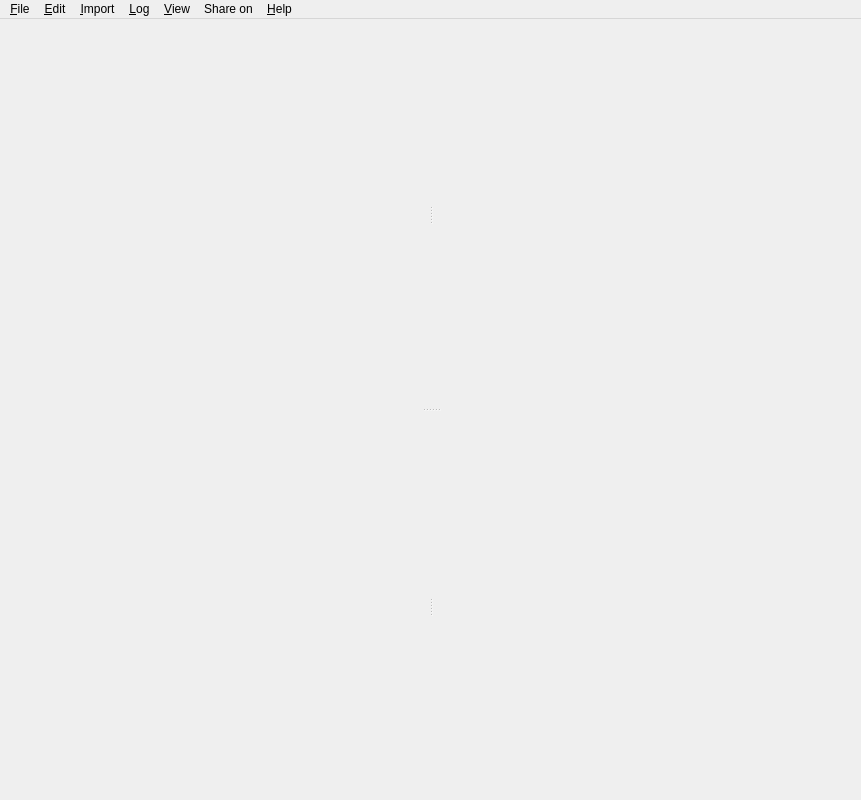
<?xml version="1.0" encoding="UTF-8"?>
<ui version="4.0">
 <class>MainWindow</class>
 <widget class="QMainWindow" name="MainWindow">
  <property name="geometry">
   <rect>
    <x>0</x>
    <y>0</y>
    <width>861</width>
    <height>800</height>
   </rect>
  </property>
  <widget class="QWidget" name="centralwidget">
   <layout class="QVBoxLayout" name="fullWindowLayout">
    <property name="spacing">
     <number>0</number>
    </property>
    <property name="leftMargin">
     <number>0</number>
    </property>
    <property name="topMargin">
     <number>0</number>
    </property>
    <property name="rightMargin">
     <number>0</number>
    </property>
    <property name="bottomMargin">
     <number>0</number>
    </property>
    <item>
     <widget class="MultiFilter" name="multiFilter" native="true"/>
    </item>
    <item>
     <widget class="QSplitter" name="mainSplitter">
      <property name="orientation">
       <enum>Qt::Vertical</enum>
      </property>
      <widget class="QSplitter" name="topSplitter">
       <property name="orientation">
        <enum>Qt::Horizontal</enum>
       </property>
       <widget class="QStackedWidget" name="topLeft"/>
       <widget class="QStackedWidget" name="topRight"/>
      </widget>
      <widget class="QSplitter" name="bottomSplitter">
       <property name="orientation">
        <enum>Qt::Horizontal</enum>
       </property>
       <widget class="QStackedWidget" name="bottomLeft"/>
       <widget class="QStackedWidget" name="bottomRight"/>
      </widget>
     </widget>
    </item>
    <item>
     <widget class="NotificationWidget" name="mainErrorMessage" native="true"/>
    </item>
   </layout>
  </widget>
  <widget class="QMenuBar" name="menubar">
   <property name="geometry">
    <rect>
     <x>0</x>
     <y>0</y>
     <width>861</width>
     <height>19</height>
    </rect>
   </property>
   <widget class="QMenu" name="menuFile">
    <property name="title">
     <string>&amp;File</string>
    </property>
    <addaction name="actionNew"/>
    <addaction name="actionOpen"/>
    <addaction name="actionSave"/>
    <addaction name="actionSaveAs"/>
    <addaction name="actionCloudstorageopen"/>
    <addaction name="actionCloudstoragesave"/>
    <addaction name="actionCloudOnline"/>
    <addaction name="separator"/>
    <addaction name="actionClose"/>
    <addaction name="actionExport"/>
    <addaction name="actionPrint"/>
    <addaction name="actionPreferences"/>
    <addaction name="separator"/>
    <addaction name="actionHash_images"/>
    <addaction name="actionConfigure_Dive_Computer"/>
    <addaction name="actionQuit"/>
   </widget>
   <widget class="QMenu" name="menuLog">
    <property name="title">
     <string>&amp;Log</string>
    </property>
    <addaction name="actionAddDive"/>
    <addaction name="actionEditDive"/>
    <addaction name="actionDivePlanner"/>
    <addaction name="actionReplanDive"/>
    <addaction name="separator"/>
    <addaction name="copy"/>
    <addaction name="paste"/>
    <addaction name="separator"/>
    <addaction name="actionRenumber"/>
    <addaction name="actionAutoGroup"/>
    <addaction name="separator"/>
    <addaction name="actionEditDeviceNames"/>
    <addaction name="actionFilterTags"/>
    <addaction name="separator"/>
    <addaction name="actionEquipmentTracker"/>
   </widget>
   <widget class="QMenu" name="menuView">
    <property name="title">
     <string>&amp;View</string>
    </property>
    <addaction name="actionViewAll"/>
    <addaction name="actionViewList"/>
    <addaction name="actionViewProfile"/>
    <addaction name="actionViewInfo"/>
    <addaction name="actionViewMap"/>
    <addaction name="separator"/>
    <addaction name="actionYearlyStatistics"/>
    <addaction name="actionPreviousDC"/>
    <addaction name="actionNextDC"/>
    <addaction name="separator"/>
    <addaction name="actionFullScreen"/>
   </widget>
   <widget class="QMenu" name="menuHelp">
    <property name="title">
     <string>&amp;Help</string>
    </property>
    <addaction name="actionAboutSubsurface"/>
    <addaction name="action_Check_for_Updates"/>
    <addaction name="actionUserSurvey"/>
    <addaction name="actionUserManual"/>
   </widget>
   <widget class="QMenu" name="menuImport">
    <property name="title">
     <string>&amp;Import</string>
    </property>
    <addaction name="actionDownloadDC"/>
    <addaction name="actionImportDiveLog"/>
    <addaction name="actionDownloadWeb"/>
    <addaction name="actionDivelogs_de"/>
   </widget>
   <widget class="QMenu" name="menu_Edit">
    <property name="title">
     <string>&amp;Edit</string>
    </property>
   </widget>
   <widget class="QMenu" name="menuShare_on">
    <property name="title">
     <string>Share on</string>
    </property>
    <addaction name="separator"/>
   </widget>
   <addaction name="menuFile"/>
   <addaction name="menu_Edit"/>
   <addaction name="menuImport"/>
   <addaction name="menuLog"/>
   <addaction name="menuView"/>
   <addaction name="menuShare_on"/>
   <addaction name="menuHelp"/>
  </widget>
  <action name="actionNew">
   <property name="text">
    <string>&amp;New logbook</string>
   </property>
   <property name="toolTip">
    <string>New</string>
   </property>
   <property name="shortcut">
    <string notr="true">Ctrl+N</string>
   </property>
  </action>
  <action name="actionOpen">
   <property name="text">
    <string>&amp;Open logbook</string>
   </property>
   <property name="toolTip">
    <string>Open</string>
   </property>
   <property name="shortcut">
    <string notr="true">Ctrl+O</string>
   </property>
  </action>
  <action name="actionSave">
   <property name="text">
    <string>&amp;Save</string>
   </property>
   <property name="toolTip">
    <string>Save</string>
   </property>
   <property name="shortcut">
    <string notr="true">Ctrl+S</string>
   </property>
  </action>
  <action name="actionSaveAs">
   <property name="text">
    <string>Sa&amp;ve as</string>
   </property>
   <property name="toolTip">
    <string>Save as</string>
   </property>
   <property name="shortcut">
    <string notr="true">Ctrl+Shift+S</string>
   </property>
  </action>
  <action name="actionClose">
   <property name="text">
    <string>&amp;Close</string>
   </property>
   <property name="toolTip">
    <string>Close</string>
   </property>
   <property name="shortcut">
    <string notr="true">Ctrl+W</string>
   </property>
  </action>
  <action name="actionPrint">
   <property name="text">
    <string>&amp;Print</string>
   </property>
   <property name="shortcut">
    <string notr="true">Ctrl+P</string>
   </property>
  </action>
  <action name="actionPreferences">
   <property name="text">
    <string>P&amp;references</string>
   </property>
   <property name="shortcut">
    <string notr="true">Ctrl+,</string>
   </property>
   <property name="menuRole">
    <enum>QAction::PreferencesRole</enum>
   </property>
  </action>
  <action name="actionQuit">
   <property name="text">
    <string>&amp;Quit</string>
   </property>
   <property name="shortcut">
    <string notr="true">Ctrl+Q</string>
   </property>
   <property name="menuRole">
    <enum>QAction::QuitRole</enum>
   </property>
  </action>
  <action name="actionDownloadDC">
   <property name="text">
    <string>Import from &amp;dive computer</string>
   </property>
   <property name="shortcut">
    <string notr="true">Ctrl+D</string>
   </property>
  </action>
  <action name="actionDownloadWeb">
   <property name="text">
    <string>Import &amp;GPS data from Subsurface web service</string>
   </property>
   <property name="shortcut">
    <string notr="true">Ctrl+G</string>
   </property>
  </action>
  <action name="actionEditDeviceNames">
   <property name="text">
    <string>Edit device &amp;names</string>
   </property>
  </action>
  <action name="actionAddDive">
   <property name="text">
    <string>&amp;Add dive</string>
   </property>
   <property name="shortcut">
    <string notr="true">Ctrl++</string>
   </property>
  </action>
  <action name="actionEditDive">
   <property name="text">
    <string>&amp;Edit dive</string>
   </property>
  </action>
  <action name="copy">
   <property name="text">
    <string>&amp;Copy dive components</string>
   </property>
   <property name="shortcut">
    <string notr="true">Ctrl+C</string>
   </property>
  </action>
  <action name="paste">
   <property name="text">
    <string>&amp;Paste dive components</string>
   </property>
   <property name="shortcut">
    <string notr="true">Ctrl+V</string>
   </property>
  </action>
  <action name="actionRenumber">
   <property name="text">
    <string>&amp;Renumber</string>
   </property>
   <property name="shortcut">
    <string notr="true">Ctrl+R</string>
   </property>
  </action>
  <action name="actionAutoGroup">
   <property name="checkable">
    <bool>true</bool>
   </property>
   <property name="text">
    <string>Auto &amp;group</string>
   </property>
  </action>
  <action name="actionYearlyStatistics">
   <property name="text">
    <string>&amp;Yearly statistics</string>
   </property>
   <property name="shortcut">
    <string notr="true">Ctrl+Y</string>
   </property>
  </action>
  <action name="actionViewList">
   <property name="text">
    <string>&amp;Dive list</string>
   </property>
   <property name="shortcut">
    <string notr="true">Ctrl+2</string>
   </property>
  </action>
  <action name="actionViewProfile">
   <property name="text">
    <string>&amp;Profile</string>
   </property>
   <property name="shortcut">
    <string notr="true">Ctrl+3</string>
   </property>
  </action>
  <action name="actionViewInfo">
   <property name="text">
    <string>&amp;Info</string>
   </property>
   <property name="shortcut">
    <string notr="true">Ctrl+4</string>
   </property>
  </action>
  <action name="actionViewAll">
   <property name="text">
    <string>&amp;All</string>
   </property>
   <property name="shortcut">
    <string notr="true">Ctrl+1</string>
   </property>
  </action>
  <action name="actionPreviousDC">
   <property name="text">
    <string>P&amp;revious DC</string>
   </property>
   <property name="shortcut">
    <string notr="true">Left</string>
   </property>
  </action>
  <action name="actionNextDC">
   <property name="text">
    <string>&amp;Next DC</string>
   </property>
   <property name="shortcut">
    <string notr="true">Right</string>
   </property>
  </action>
  <action name="actionAboutSubsurface">
   <property name="text">
    <string>&amp;About Subsurface</string>
   </property>
   <property name="menuRole">
    <enum>QAction::AboutRole</enum>
   </property>
  </action>
  <action name="actionUserManual">
   <property name="text">
    <string>User &amp;manual</string>
   </property>
   <property name="shortcut">
    <string notr="true">F1</string>
   </property>
  </action>
  <action name="actionViewMap">
   <property name="text">
    <string>&amp;Map</string>
   </property>
   <property name="shortcut">
    <string notr="true">Ctrl+5</string>
   </property>
  </action>
  <action name="actionDivePlanner">
   <property name="text">
    <string>P&amp;lan dive</string>
   </property>
   <property name="shortcut">
    <string notr="true">Ctrl+L</string>
   </property>
  </action>
  <action name="actionImportDiveLog">
   <property name="text">
    <string>&amp;Import log files</string>
   </property>
   <property name="toolTip">
    <string>Import divelog files from other applications</string>
   </property>
   <property name="shortcut">
    <string notr="true">Ctrl+I</string>
   </property>
  </action>
  <action name="actionDivelogs_de">
   <property name="text">
    <string>Import &amp;from divelogs.de</string>
   </property>
  </action>
  <action name="actionFullScreen">
   <property name="checkable">
    <bool>true</bool>
   </property>
   <property name="text">
    <string>&amp;Full screen</string>
   </property>
   <property name="toolTip">
    <string>Toggle full screen</string>
   </property>
   <property name="shortcut">
    <string notr="true">F11</string>
   </property>
  </action>
  <action name="action_Check_for_Updates">
   <property name="text">
    <string>&amp;Check for updates</string>
   </property>
  </action>
  <action name="actionExport">
   <property name="text">
    <string>&amp;Export</string>
   </property>
   <property name="toolTip">
    <string>Export dive logs</string>
   </property>
   <property name="shortcut">
    <string notr="true">Ctrl+E</string>
   </property>
  </action>
  <action name="actionConfigure_Dive_Computer">
   <property name="text">
    <string>Configure &amp;dive computer</string>
   </property>
   <property name="shortcut">
    <string notr="true">Ctrl+Shift+C</string>
   </property>
   <property name="menuRole">
    <enum>QAction::NoRole</enum>
   </property>
  </action>
  <action name="actionReplanDive">
   <property name="text">
    <string>Edit &amp;dive in planner</string>
   </property>
  </action>
  <action name="profPO2">
   <property name="checkable">
    <bool>true</bool>
   </property>
   <property name="icon">
    <iconset>
     <normaloff>:pp-o2-icon</normaloff>:pp-o2-icon</iconset>
   </property>
   <property name="text">
    <string>Toggle pO₂ graph</string>
   </property>
  </action>
  <action name="profPn2">
   <property name="checkable">
    <bool>true</bool>
   </property>
   <property name="icon">
    <iconset>
     <normaloff>:pp-n2-icon</normaloff>:pp-n2-icon</iconset>
   </property>
   <property name="text">
    <string>Toggle pN₂ graph</string>
   </property>
  </action>
  <action name="profPhe">
   <property name="checkable">
    <bool>true</bool>
   </property>
   <property name="icon">
    <iconset>
     <normaloff>:pp-he-icon</normaloff>:pp-he-icon</iconset>
   </property>
   <property name="text">
    <string>Toggle pHe graph</string>
   </property>
  </action>
  <action name="profDcCeiling">
   <property name="checkable">
    <bool>true</bool>
   </property>
   <property name="icon">
    <iconset>
     <normaloff>:ceiling-dc-icon</normaloff>:ceiling-dc-icon</iconset>
   </property>
   <property name="text">
    <string>Toggle DC reported ceiling</string>
   </property>
  </action>
  <action name="profCalcCeiling">
   <property name="checkable">
    <bool>true</bool>
   </property>
   <property name="icon">
    <iconset>
     <normaloff>:ceiling-calculated-icon</normaloff>:ceiling-calculated-icon</iconset>
   </property>
   <property name="text">
    <string>Toggle calculated ceiling</string>
   </property>
  </action>
  <action name="profCalcAllTissues">
   <property name="checkable">
    <bool>true</bool>
   </property>
   <property name="icon">
    <iconset>
     <normaloff>:ceiling-tissues-icon</normaloff>:ceiling-tissues-icon</iconset>
   </property>
   <property name="text">
    <string>Toggle calculating all tissues</string>
   </property>
  </action>
  <action name="profIncrement3m">
   <property name="checkable">
    <bool>true</bool>
   </property>
   <property name="icon">
    <iconset>
     <normaloff>:ceiling-increments-icon</normaloff>:ceiling-increments-icon</iconset>
   </property>
   <property name="text">
    <string>Toggle calculated ceiling with 3m increments</string>
   </property>
  </action>
  <action name="profHR">
   <property name="checkable">
    <bool>true</bool>
   </property>
   <property name="icon">
    <iconset>
     <normaloff>:rate-heart-icon</normaloff>:rate-heart-icon</iconset>
   </property>
   <property name="text">
    <string>Toggle heart rate</string>
   </property>
  </action>
  <action name="profMod">
   <property name="checkable">
    <bool>true</bool>
   </property>
   <property name="icon">
    <iconset>
     <normaloff>:depth-mod-icon</normaloff>:depth-mod-icon</iconset>
   </property>
   <property name="text">
    <string>Toggle MOD</string>
   </property>
  </action>
  <action name="profEad">
   <property name="checkable">
    <bool>true</bool>
   </property>
   <property name="icon">
    <iconset>
     <normaloff>:depth-ead-icon</normaloff>:depth-ead-icon</iconset>
   </property>
   <property name="text">
    <string>Toggle EAD, END, EADD</string>
   </property>
  </action>
  <action name="profNdl_tts">
   <property name="checkable">
    <bool>true</bool>
   </property>
   <property name="icon">
    <iconset>
     <normaloff>:depth-ndl-icon</normaloff>:depth-ndl-icon</iconset>
   </property>
   <property name="text">
    <string>Toggle NDL, TTS</string>
   </property>
  </action>
  <action name="profSAC">
   <property name="checkable">
    <bool>true</bool>
   </property>
   <property name="icon">
    <iconset>
     <normaloff>:rate-sac-icon</normaloff>:rate-sac-icon</iconset>
   </property>
   <property name="text">
    <string>Toggle SAC rate</string>
   </property>
  </action>
  <action name="profRuler">
   <property name="checkable">
    <bool>true</bool>
   </property>
   <property name="icon">
    <iconset>
     <normaloff>:ruler-icon</normaloff>:ruler-icon</iconset>
   </property>
   <property name="text">
    <string>Toggle ruler</string>
   </property>
  </action>
  <action name="profScaled">
   <property name="checkable">
    <bool>true</bool>
   </property>
   <property name="icon">
    <iconset>
     <normaloff>:scale-graph-icon</normaloff>:scale-graph-icon</iconset>
   </property>
   <property name="text">
    <string>Scale graph</string>
   </property>
  </action>
  <action name="profTogglePicture">
   <property name="checkable">
    <bool>true</bool>
   </property>
   <property name="icon">
    <iconset>
     <normaloff>:photo-icon</normaloff>:photo-icon</iconset>
   </property>
   <property name="text">
    <string>Toggle pictures</string>
   </property>
  </action>
  <action name="profTankbar">
   <property name="checkable">
    <bool>true</bool>
   </property>
   <property name="icon">
    <iconset>
     <normaloff>:gaschange-icon</normaloff>:gaschange-icon</iconset>
   </property>
   <property name="text">
    <string>Toggle gas bar</string>
   </property>
  </action>
  <action name="actionFilterTags">
   <property name="checkable">
    <bool>true</bool>
   </property>
   <property name="text">
    <string>&amp;Filter divelist</string>
   </property>
   <property name="shortcut">
    <string notr="true">Ctrl+F</string>
   </property>
  </action>
  <action name="profTissues">
   <property name="checkable">
    <bool>true</bool>
   </property>
   <property name="icon">
    <iconset>
     <normaloff>:heatmap-icon</normaloff>:heatmap-icon</iconset>
   </property>
   <property name="text">
    <string>Toggle tissue heat-map</string>
   </property>
  </action>
  <action name="actionUserSurvey">
   <property name="text">
    <string>User &amp;survey</string>
   </property>
  </action>
  <action name="action_Undo">
   <property name="text">
    <string>&amp;Undo</string>
   </property>
   <property name="shortcut">
    <string notr="true">Ctrl+Z</string>
   </property>
  </action>
  <action name="action_Redo">
   <property name="text">
    <string>&amp;Redo</string>
   </property>
   <property name="shortcut">
    <string notr="true">Ctrl+Shift+Z</string>
   </property>
  </action>
  <action name="actionHash_images">
   <property name="text">
    <string>&amp;Find moved images</string>
   </property>
  </action>
  <action name="actionCloudstorageopen">
   <property name="text">
    <string>Open c&amp;loud storage</string>
   </property>
  </action>
  <action name="actionCloudstoragesave">
   <property name="text">
    <string>Save to clo&amp;ud storage</string>
   </property>
  </action>
  <action name="actionManage_dive_sites">
   <property name="text">
    <string>&amp;Manage dive sites</string>
   </property>
  </action>
  <action name="actionDiveSiteEdit">
   <property name="text">
    <string>Dive Site &amp;Edit</string>
   </property>
  </action>
  <action name="actionFacebook">
   <property name="text">
    <string>Facebook</string>
   </property>
  </action>
  <action name="actionCloudOnline">
   <property name="checkable">
    <bool>true</bool>
   </property>
   <property name="text">
    <string>Cloud storage online</string>
   </property>
  </action>
  <action name="actionEquipmentTracker">
   <property name="text">
    <string>&amp;Equipment Tracker</string>
   </property>
   <property name="shortcut">
    <string>Ctrl+T</string>
   </property>
  </action>
 </widget>
 <customwidgets>
  <customwidget>
   <class>NotificationWidget</class>
   <extends>QWidget</extends>
   <header>desktop-widgets/notificationwidget.h</header>
   <container>1</container>
  </customwidget>
  <customwidget>
   <class>MultiFilter</class>
   <extends>QWidget</extends>
   <header>desktop-widgets/simplewidgets.h</header>
   <container>1</container>
  </customwidget>
 </customwidgets>
 <resources/>
 <connections/>
</ui>
